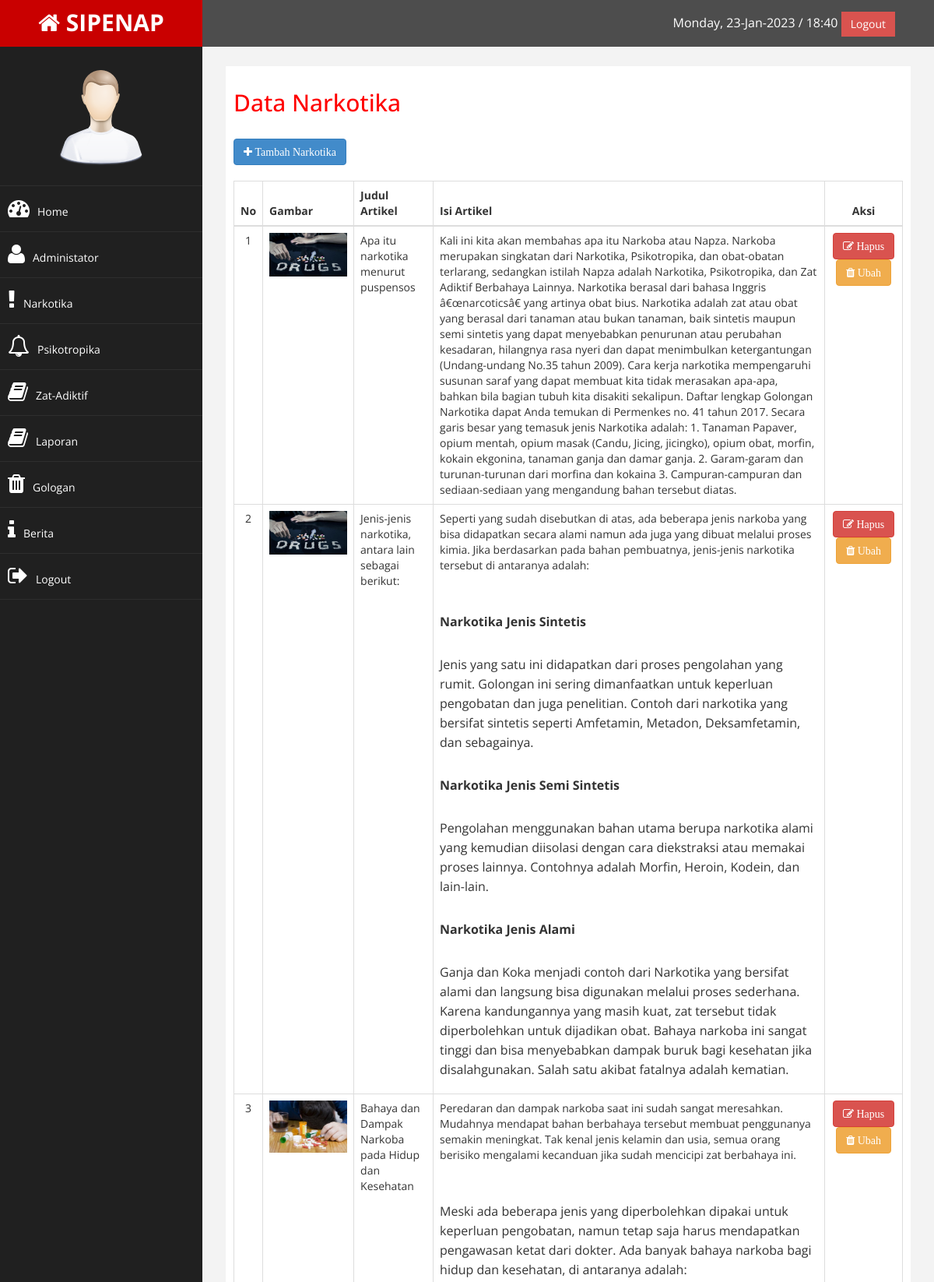
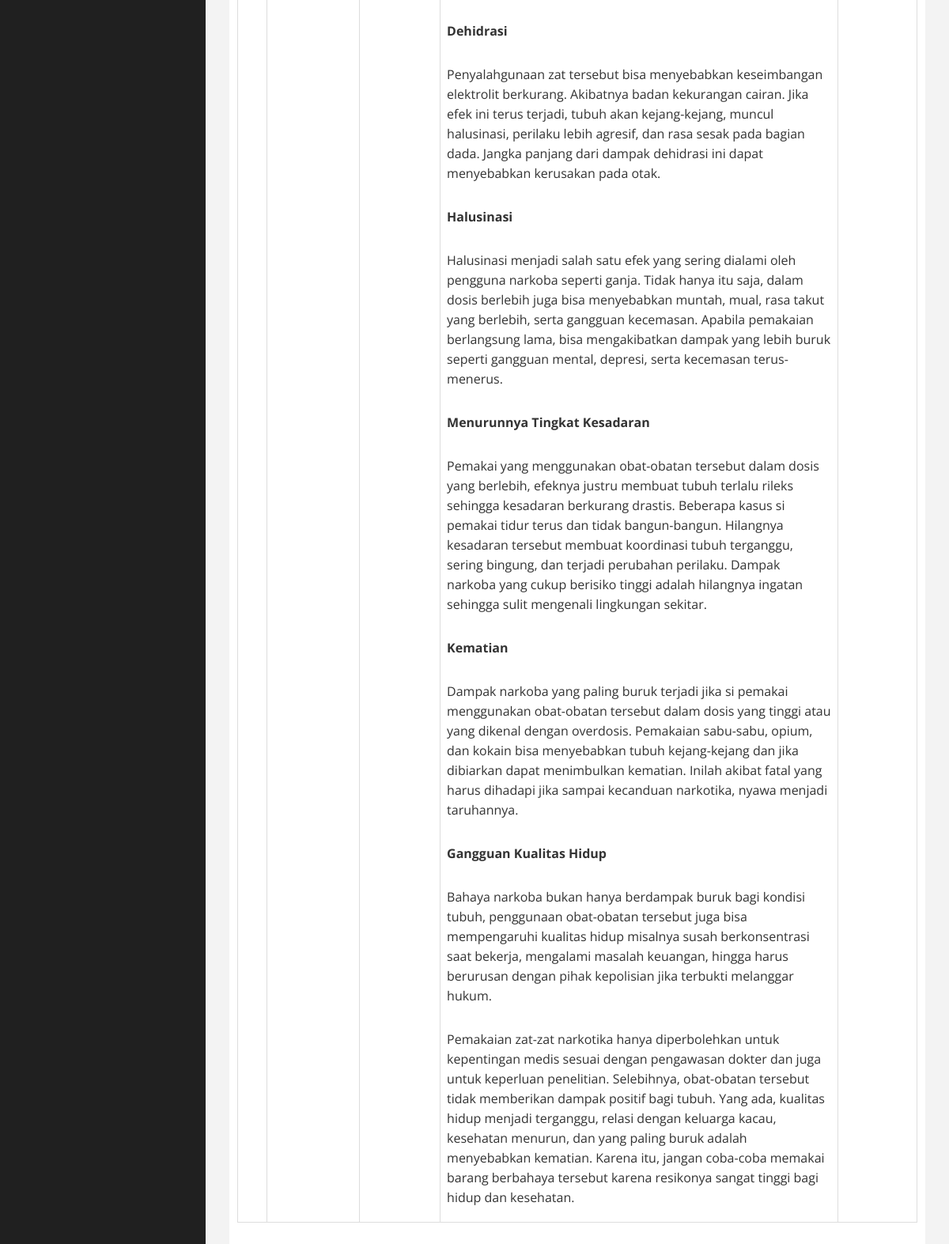
The app's page /admin/index.php?halaman=narkotika (signed in) with its own data (2 pictures, top to bottom).
### tables this page shows
CREATE TABLE `narkotika` (
  `id_narkotika` int(11) NOT NULL,
  `judul` varchar(255) NOT NULL,
  `gambar` varchar(255) NOT NULL,
  `isi` text NOT NULL
);

### admin/narkotika/narkotika.php (the view)
<h2>Data Narkotika</h2><br>
<a href="index.php?halaman=tambah_narkotika" class="btn btn-primary"><i class="fa fa-plus"> Tambah Narkotika</i></a></a><br><br>
<table class="table table-bordered">
  <thead>
    <tr>
      <th class="text-center">No</th>
      <th>Gambar</th>
      <th>Judul Artikel</th>
      <th>Isi Artikel</th>
      <th class="text-center">Aksi</th>
    </tr>
  </thead>
  <tbody>
    <?php $nomor = 1; ?>
    <?php $ambil = $koneksi->query("SELECT * FROM narkotika"); ?>
    <?php while($pecah = $ambil->fetch_assoc()) { ?>
      <tr>
        <td class="text-center"><?php echo $nomor; ?></td>
        <td><img src="../images/<?php echo $pecah["gambar"]; ?>" width="100"></td>
        <td><?php echo $pecah["judul"]; ?></td>
        <td><?php echo $pecah["isi"]; ?></td>
        <td class="text-center">
          <a onclick="return confirm('Yakin Hapus Data ini?')" href="index.php?halaman=hapus_narkotika&id=<?php echo $pecah['id_narkotika']; ?>" class="btn btn-danger"><i class="fa fa-edit"> Hapus</i></a>
          <a href="index.php?halaman=ubah_narkotika&id=<?php echo $pecah['id_narkotika']; ?>" class="btn btn-warning"> <i class="fa fa-trash"> Ubah</i></a>
        </td>
      </tr>
    <?php $nomor++; ?>
    <?php } ?>
  </tbody>
</table>

### admin/assets/css/custom.css (style rules this page uses)
body { font-family: 'Open Sans', sans-serif; }
.text-center { text-align:center; }
h2 { color: #f00; }
p { font-size:16px; line-height:25px; padding-top:20px; }

### records on screen
narkotika: gambar (picture), judul "Apa itu narkotika menurut puspensos", isi "Kali ini kita akan membahas apa itu Narkoba atau Napza. Narkoba merupakan singkatan dari Narkotika, Psikotropika, dan obat-obatan terlarang, sedangkan istilah Napza adalah Narkotika, Psikotropika, dan Zat Adiktif Berbahaya Lainnya. Narkotika berasal dari bahasa Inggris â€œnarcoticsâ€ yang artinya obat bius. Narkotika adalah zat atau obat yang berasal dari tanaman atau bukan tanaman, baik sintetis maupun semi sintetis yang dapat menyebabkan penurunan atau perubahan kesadaran, hilangnya rasa nyeri dan dapat menimbulkan ketergantungan (Undang-undang No.35 tahun 2009). Cara kerja narkotika mempengaruhi susunan saraf yang dapat membuat kita tidak merasakan apa-apa, bahkan bila bagian tubuh kita…"
narkotika: gambar (picture), judul "Jenis-jenis narkotika, antara lain sebagai berikut:", isi "Seperti yang sudah disebutkan di atas, ada beberapa jenis narkoba yang bisa didapatkan secara alami namun ada juga yang dibuat melalui proses kimia. Jika berdasarkan pada bahan pembuatnya, jenis-jenis narkotika tersebut di antaranya adalah: Narkotika Jenis Sintetis Jenis yang satu ini didapatkan dari proses pengolahan yang rumit. Golongan ini sering dimanfaatkan untuk keperluan pengobatan dan juga penelitian. Contoh dari narkotika yang bersifat sintetis seperti Amfetamin, Metadon, Deksamfetamin, dan sebagainya. Narkotika Jenis Semi Sintetis Pengolahan menggunakan bahan utama berupa narkotika alami yang kemudian diisolasi dengan cara diekstraksi atau memakai proses lainnya. Contohnya adalah…"
narkotika: gambar (picture), judul "Bahaya dan Dampak Narkoba pada Hidup dan Kesehatan", isi "Peredaran dan dampak narkoba saat ini sudah sangat meresahkan. Mudahnya mendapat bahan berbahaya tersebut membuat penggunanya semakin meningkat. Tak kenal jenis kelamin dan usia, semua orang berisiko mengalami kecanduan jika sudah mencicipi zat berbahaya ini. Meski ada beberapa jenis yang diperbolehkan dipakai untuk keperluan pengobatan, namun tetap saja harus mendapatkan pengawasan ketat dari dokter. Ada banyak bahaya narkoba bagi hidup dan kesehatan, di antaranya adalah: Dehidrasi Penyalahgunaan zat tersebut bisa menyebabkan keseimbangan elektrolit berkurang. Akibatnya badan kekurangan cairan. Jika efek ini terus terjadi, tubuh akan kejang-kejang, muncul halusinasi, perilaku lebih…"
